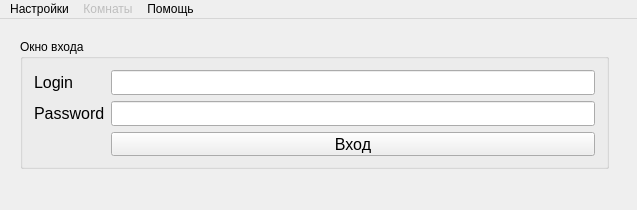
<?xml version="1.0" encoding="UTF-8"?>
<ui version="4.0">
 <class>MainWindow</class>
 <widget class="QMainWindow" name="MainWindow">
  <property name="windowModality">
   <enum>Qt::NonModal</enum>
  </property>
  <property name="enabled">
   <bool>true</bool>
  </property>
  <property name="geometry">
   <rect>
    <x>0</x>
    <y>0</y>
    <width>637</width>
    <height>210</height>
   </rect>
  </property>
  <property name="sizePolicy">
   <sizepolicy hsizetype="Expanding" vsizetype="Expanding">
    <horstretch>0</horstretch>
    <verstretch>0</verstretch>
   </sizepolicy>
  </property>
  <property name="minimumSize">
   <size>
    <width>637</width>
    <height>210</height>
   </size>
  </property>
  <property name="maximumSize">
   <size>
    <width>637</width>
    <height>210</height>
   </size>
  </property>
  <property name="contextMenuPolicy">
   <enum>Qt::NoContextMenu</enum>
  </property>
  <property name="windowTitle">
   <string>MainWindow</string>
  </property>
  <widget class="QWidget" name="centralWidget">
   <widget class="QStackedWidget" name="stackedWidget">
    <property name="geometry">
     <rect>
      <x>9</x>
      <y>9</y>
      <width>611</width>
      <height>152</height>
     </rect>
    </property>
    <property name="sizePolicy">
     <sizepolicy hsizetype="Preferred" vsizetype="Preferred">
      <horstretch>0</horstretch>
      <verstretch>0</verstretch>
     </sizepolicy>
    </property>
    <property name="currentIndex">
     <number>0</number>
    </property>
    <widget class="QWidget" name="page">
     <layout class="QFormLayout" name="formLayout">
      <item row="2" column="0" colspan="2">
       <widget class="QGroupBox" name="groupBox_4">
        <property name="title">
         <string>Окно входа</string>
        </property>
        <layout class="QGridLayout" name="gridLayout_5">
         <item row="3" column="0">
          <widget class="QLabel" name="label_2">
           <property name="font">
            <font>
             <family>MS Shell Dlg 2</family>
             <pointsize>12</pointsize>
            </font>
           </property>
           <property name="text">
            <string>Password</string>
           </property>
          </widget>
         </item>
         <item row="0" column="0">
          <widget class="QLabel" name="label">
           <property name="font">
            <font>
             <family>MS Shell Dlg 2</family>
             <pointsize>12</pointsize>
            </font>
           </property>
           <property name="text">
            <string>Login</string>
           </property>
          </widget>
         </item>
         <item row="0" column="1">
          <widget class="QLineEdit" name="lineEdit">
           <property name="font">
            <font>
             <pointsize>12</pointsize>
            </font>
           </property>
           <property name="text">
            <string/>
           </property>
          </widget>
         </item>
         <item row="3" column="1">
          <widget class="QLineEdit" name="lineEdit_2">
           <property name="font">
            <font>
             <pointsize>12</pointsize>
            </font>
           </property>
           <property name="text">
            <string/>
           </property>
           <property name="echoMode">
            <enum>QLineEdit::Password</enum>
           </property>
          </widget>
         </item>
         <item row="4" column="1">
          <widget class="QPushButton" name="pushButton">
           <property name="sizePolicy">
            <sizepolicy hsizetype="Minimum" vsizetype="Maximum">
             <horstretch>0</horstretch>
             <verstretch>0</verstretch>
            </sizepolicy>
           </property>
           <property name="font">
            <font>
             <pointsize>12</pointsize>
            </font>
           </property>
           <property name="text">
            <string>Вход</string>
           </property>
          </widget>
         </item>
        </layout>
       </widget>
      </item>
     </layout>
    </widget>
    <widget class="QWidget" name="page_2">
     <widget class="QLabel" name="label_3">
      <property name="geometry">
       <rect>
        <x>9</x>
        <y>9</y>
        <width>239</width>
        <height>23</height>
       </rect>
      </property>
      <property name="font">
       <font>
        <pointsize>14</pointsize>
       </font>
      </property>
      <property name="text">
       <string>Вы зашли под профилем : </string>
      </property>
     </widget>
     <widget class="QLabel" name="label_5">
      <property name="geometry">
       <rect>
        <x>10</x>
        <y>50</y>
        <width>251</width>
        <height>111</height>
       </rect>
      </property>
      <property name="font">
       <font>
        <pointsize>14</pointsize>
       </font>
      </property>
      <property name="text">
       <string>Дата и время входа:</string>
      </property>
     </widget>
     <widget class="QLabel" name="label_6">
      <property name="geometry">
       <rect>
        <x>420</x>
        <y>10</y>
        <width>171</width>
        <height>23</height>
       </rect>
      </property>
      <property name="font">
       <font>
        <pointsize>14</pointsize>
       </font>
      </property>
      <property name="text">
       <string>Unknown user</string>
      </property>
     </widget>
     <widget class="QLabel" name="label_7">
      <property name="geometry">
       <rect>
        <x>421</x>
        <y>48</y>
        <width>171</width>
        <height>111</height>
       </rect>
      </property>
      <property name="font">
       <font>
        <pointsize>14</pointsize>
       </font>
      </property>
      <property name="text">
       <string>Unknown date/time</string>
      </property>
     </widget>
    </widget>
   </widget>
  </widget>
  <widget class="QMenuBar" name="menuBar">
   <property name="geometry">
    <rect>
     <x>0</x>
     <y>0</y>
     <width>637</width>
     <height>21</height>
    </rect>
   </property>
   <widget class="QMenu" name="menu">
    <property name="title">
     <string>Настройки</string>
    </property>
    <addaction name="action"/>
    <addaction name="actionrecconect"/>
    <addaction name="action_2"/>
   </widget>
   <widget class="QMenu" name="menu_2">
    <property name="enabled">
     <bool>false</bool>
    </property>
    <property name="title">
     <string>Комнаты</string>
    </property>
    <addaction name="action_4"/>
   </widget>
   <widget class="QMenu" name="menu_3">
    <property name="title">
     <string>Помощь</string>
    </property>
    <addaction name="action_5"/>
   </widget>
   <addaction name="menu"/>
   <addaction name="menu_2"/>
   <addaction name="menu_3"/>
  </widget>
  <action name="action">
   <property name="text">
    <string>Настройки соединения</string>
   </property>
  </action>
  <action name="action_2">
   <property name="text">
    <string>Выйти</string>
   </property>
  </action>
  <action name="actionrecconect">
   <property name="text">
    <string>Выйти из профиля</string>
   </property>
  </action>
  <action name="action_3">
   <property name="text">
    <string>Настройки</string>
   </property>
  </action>
  <action name="action_4">
   <property name="text">
    <string>Список доступных комнат</string>
   </property>
  </action>
  <action name="action_5">
   <property name="text">
    <string>Справка</string>
   </property>
  </action>
 </widget>
 <layoutdefault spacing="6" margin="11"/>
 <resources/>
 <connections/>
</ui>
